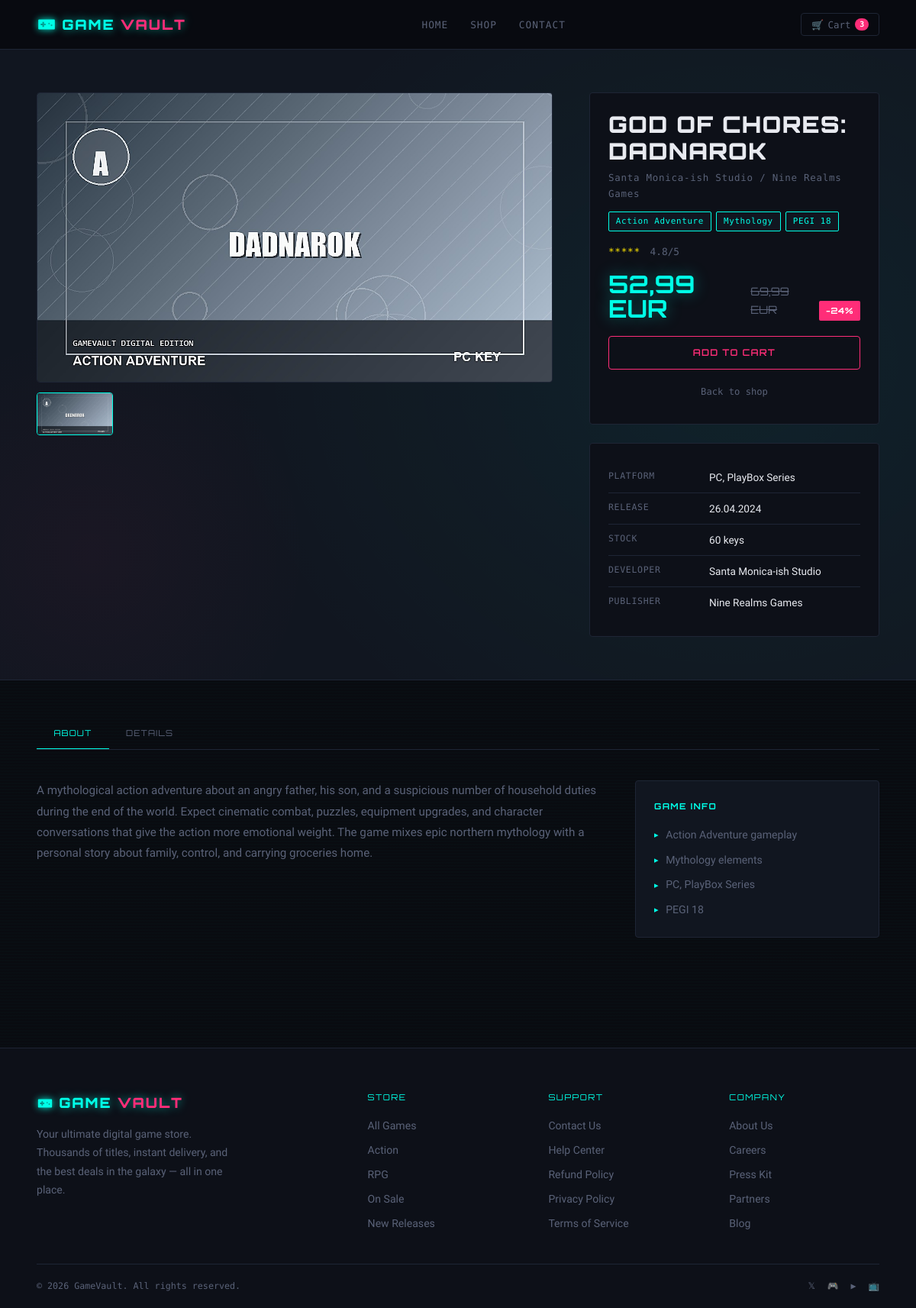
The page /public/game.php?slug=god-of-chores-dadnarok on the database its author committed.
### tables this page shows
CREATE TABLE IF NOT EXISTS games (
    id INT UNSIGNED AUTO_INCREMENT PRIMARY KEY,
    title VARCHAR(150) NOT NULL,
    slug VARCHAR(170) NOT NULL UNIQUE,
    description TEXT NOT NULL,
    price DECIMAL(10, 2) NOT NULL DEFAULT 0.00,
    original_price DECIMAL(10, 2) DEFAULT NULL,
    discount_percent TINYINT UNSIGNED NOT NULL DEFAULT 0,
    image_title VARCHAR(180) NOT NULL,
    image_url VARCHAR(255) NOT NULL,
    genre VARCHAR(80) NOT NULL,
    secondary_genre VARCHAR(80) DEFAULT NULL,
    rating DECIMAL(2, 1) NOT NULL DEFAULT 0.0,
    age_rating VARCHAR(20) NOT NULL DEFAULT 'PEGI 12',
    platform VARCHAR(120) NOT NULL DEFAULT 'PC',
    developer VARCHAR(120) NOT NULL,
    publisher VARCHAR(120) NOT NULL,
    release_date DATE NOT NULL,
    stock INT UNSIGNED NOT NULL DEFAULT 0,
    is_featured TINYINT(1) NOT NULL DEFAULT 0,
    is_new_release TINYINT(1) NOT NULL DEFAULT 0,
    created_at TIMESTAMP DEFAULT CURRENT_TIMESTAMP,
    updated_at TIMESTAMP DEFAULT CURRENT_TIMESTAMP ON UPDATE CURRENT_TIMESTAMP
);

### config/config.php (called while the page is built)
<?php
return [
    'db' => [
        'host' => 'localhost',
        'name' => 'gamevault',
        'user' => 'root',
        'pass' => '',
        'charset' => 'utf8mb4',
    ],
];

### App/Core/database.php (called while the page is built)
<?php
class Database
{
    private PDO $pdo;
    public function __construct(array $dbConfig = [])
    {
        if (empty($dbConfig)) {
            $config = require __DIR__ . '/../../config/config.php';
            $dbConfig = $config['db'] ?? [];
        }
        $host = $dbConfig['host'] ?? 'localhost';
        $db = $dbConfig['name'] ?? 'gamevault';
        $user = $dbConfig['user'] ?? 'root';
        $pass = $dbConfig['pass'] ?? '';
        $charset = $dbConfig['charset'] ?? 'utf8mb4';
        $dsn = "mysql:host=$host;dbname=$db;charset=$charset";
        $options = [
            PDO::ATTR_ERRMODE => PDO::ERRMODE_EXCEPTION,
            PDO::ATTR_DEFAULT_FETCH_MODE => PDO::FETCH_ASSOC,
        ];
        try {
            $this->pdo = new PDO($dsn, $user, $pass, $options);
        } catch (PDOException $e) {
            die('Database connection failed: ' . $e->getMessage());
        }
    }
    public function getConnection(): PDO
    {
        return $this->pdo;
    }
}

### app/Repositories/GameRepository.php (called while the page is built, shortened)
<?php
require_once __DIR__ . '/../Core/database.php';
class GameRepository
{
    private PDO $pdo;
    public function __construct()
    {
        $db = new Database();
        $this->pdo = $db->getConnection();
    }
    public function getBySlug(string $slug): ?array
    {
        $stmt = $this->pdo->prepare('SELECT * FROM games WHERE slug = :slug LIMIT 1');
        $stmt->execute([':slug' => $slug]);
        $game = $stmt->fetch();
        return $game ?: null;
    }
}

### app/Core/GamePage.php (called while the page is built, shortened)
<?php
class GamePage
{
    private GameRepository $games;
    private ?array $game;
    public function __construct()
    {
        $this->games = new GameRepository();
        $this->game = $this->loadGame();
    }
    public function getGame(): ?array
    {
        return $this->game;
    }
    public function getStars(float $rating): string
    {
        $fullStars = (int) round($rating);
        $fullStars = max(0, min(5, $fullStars));
        return str_repeat('*', $fullStars) . str_repeat('-', 5 - $fullStars);
    }
    private function loadGame(): ?array
    {
        $slug = trim((string) filter_input(INPUT_GET, 'slug'));
        return $this->games->getBySlug($slug);
    }
}

### public/game.php (the view, shortened to what this page needs)
<?php
$gamePage = new GamePage();
$game = $gamePage->getGame();
require_once __DIR__ . '/../app/Views/layout/header.php';
?>
<?php if ($game === null): ?>
    <section class="tabs-section">
        <div class="container">
            <div class="game-empty">
                <h2>No game found</h2>
                <p>The game does not exist or the link is incorrect.</p>
                <a class="btn btn-magenta" href="shop.php">Back to shop</a>
            </div>
        </div>
    </section>
<?php else: ?>
    <?php
    $price = (float) $game['price'];
    $originalPrice = $game['original_price'] !== null ? (float) $game['original_price'] : null;
    $discount = (int) $game['discount_percent'];
    $releaseDate = date('d.m.Y', strtotime($game['release_date']));
    ?>
    <section class="game-hero">
        <div class="container game-hero__layout">
            <div class="game-hero__media">
                <div class="game-hero__main-thumb">
                    <img class="game-hero__image" src="<?= Helpers::e($game['image_url']) ?>" alt="<?= Helpers::e($game['image_title']) ?>">
                </div>
                <div class="game-hero__thumbs">
                    <div class="thumb-item active">
                        <img class="game-hero__image" src="<?= Helpers::e($game['image_url']) ?>" alt="<?= Helpers::e($game['image_title']) ?>">
                    </div>
                </div>
            </div>
            <aside class="game-sidebar">
                <div class="game-sidebar__box">
                    <h1 class="game-title"><?= Helpers::e($game['title']) ?></h1>
                    <p class="game-developer"><?= Helpers::e($game['developer']) ?> / <?= Helpers::e($game['publisher']) ?></p>
                    <div class="game-tags">
                        <span class="badge badge-cyan"><?= Helpers::e($game['genre']) ?></span>
                        <?php if (!empty($game['secondary_genre'])): ?>
                            <span class="badge badge-cyan"><?= Helpers::e($game['secondary_genre']) ?></span>
                        <?php endif; ?>
                        <span class="badge badge-cyan"><?= Helpers::e($game['age_rating']) ?></span>
                    </div>
                    <div class="game-rating-row">
                        <span class="rating-stars"><?= Helpers::e($gamePage->getStars((float) $game['rating'])) ?></span>
                        <span class="rating-count"><?= number_format((float) $game['rating'], 1) ?>/5</span>
                    </div>
                    <div class="game-price-row">
                        <div class="game-price"><?= $price <= 0 ? 'FREE' : Helpers::formatPrice($price) ?></div>
                        <?php if ($originalPrice !== null && $originalPrice > $price): ?>
                            <div class="game-price-original"><?= Helpers::formatPrice($originalPrice) ?></div>
                        <?php endif; ?>
                        <?php if ($discount > 0): ?>
                            <div class="game-discount-badge">-<?= $discount ?>%</div>
                        <?php endif; ?>
                    </div>
                    <div class="game-cta">
                        <button class="btn btn-magenta" type="button">Add to cart</button>
                        <a class="game-wishlist" href="shop.php">Back to shop</a>
                    </div>
                </div>
                <div class="game-sidebar__box">
                    <table class="game-info-table">
                        <tr>
                            <td>Platform</td>
                            <td><?= Helpers::e($game['platform']) ?></td>
                        </tr>
                        <tr>
                            <td>Release</td>
                            <td><?= Helpers::e($releaseDate) ?></td>
                        </tr>
                        <tr>
                            <td>Stock</td>
                            <td><?= (int) $game['stock'] ?> keys</td>
                        </tr>
                        <tr>
                            <td>Developer</td>
                            <td><?= Helpers::e($game['developer']) ?></td>
                        </tr>
                        <tr>
                            <td>Publisher</td>
                            <td><?= Helpers::e($game['publisher']) ?></td>
                        </tr>
                    </table>
                </div>
            </aside>
        </div>
    </section>
    <section class="tabs-section">
        <div class="container">
            <div class="tabs">
                <button class="tab-btn active" type="button" data-tab="about">About</button>
                <button class="tab-btn" type="button" data-tab="details">Details</button>
            </div>
            <div class="tab-panel active" data-panel="about">
                <div class="about-grid">
                    <div class="about-desc">
                        <p><?= Helpers::e($game['description']) ?></p>
                    </div>
                    <div class="about-features">
                        <h3>Game info</h3>
                        <div class="feature-list">
                            <div class="feature-item"><?= Helpers::e($game['genre']) ?> gameplay</div>
                            <?php if (!empty($game['secondary_genre'])): ?>
                                <div class="feature-item"><?= Helpers::e($game['secondary_genre']) ?> elements</div>
                            <?php endif; ?>
                            <div class="feature-item"><?= Helpers::e($game['platform']) ?></div>
                            <div class="feature-item"><?= Helpers::e($game['age_rating']) ?></div>
                        </div>
                    </div>
                </div>
            </div>
        </div>
    </section>
<?php endif; ?>
<?php require_once __DIR__ . '/../app/Views/layout/footer.php'; ?>
</body>
</html>

### public/assets/css/global.css (style rules this page uses)
:root { --bg: #090b10; --bg-card: #0d1018; --bg-mid: #111620; --border: #1e2535; --cyan: #00ffe7; --cyan-dim: #00bfad; --magenta: #ff2d78; --magenta-dim: #c41f58; --yellow: #ffe600; --white: #e8eaf0; --muted: #5a6278; --font-display: "Orbitron", sans-serif; --font-mono: "Share Tech Mono", monospace; --font-body: "Exo 2", sans-serif; --radius: 4px; --shadow-cyan: 0 0 18px rgba(0, 255, 231, 0.35); --shadow-magenta: 0 0 18px rgba(255, 45, 120, 0.35); --transition: 0.22s ease; }
*, *::before, *::after { box-sizing: border-box; margin: 0; padding: 0; }
html { scroll-behavior: smooth; }
body { background: var(--bg); color: var(--white); font-family: var(--font-body); font-weight: 400; line-height: 1.65; min-height: 100vh; overflow-x: hidden; background-image: repeating-linear-gradient( 0deg, transparent, transparent 2px, rgba(0, 255, 231, 0.012) 2px, rgba(0, 255, 231, 0.012) 4px ); }
a { color: inherit; text-decoration: none; }
img { display: block; max-width: 100%; }
button, input, select, textarea { font-family: inherit; }
.container { width: min(1200px, 92%); margin-inline: auto; }
.btn { display: inline-flex; align-items: center; gap: 0.5rem; padding: 0.65rem 1.6rem; font-family: var(--font-display); font-size: 0.72rem; font-weight: 600; letter-spacing: 0.1em; text-transform: uppercase; border: 1.5px solid var(--cyan); color: var(--cyan); background: transparent; border-radius: var(--radius); cursor: pointer; transition: background var(--transition), box-shadow var(--transition), color var(--transition); position: relative; overflow: hidden; white-space: nowrap; }
.btn::before { content: ""; position: absolute; inset: 0; background: rgba(0, 0, 0, 0.255); opacity: 0; transition: opacity var(--transition); }
.btn-magenta { border-color: var(--magenta); color: var(--magenta); }
.btn-magenta::before { background: var(--magenta); }
.badge { display: inline-block; padding: 0.2rem 0.55rem; font-family: var(--font-mono); font-size: 0.68rem; letter-spacing: 0.06em; border-radius: 2px; background: var(--bg-mid); border: 1px solid var(--border); color: var(--muted); }
.badge-cyan { border-color: var(--cyan); color: var(--cyan); }

### rows shown on the page
games: image_url (picture), title "GOD OF CHORES: DADNAROK", developer "Santa Monica-ish Studio", publisher "Nine Realms Games", genre "Action Adventure", secondary_genre "Mythology", age_rating "PEGI 18", rating "*****", rating "4.8", price "52,99 EUR", original_price "69,99 EUR", discount_percent "24", platform "PC, PlayBox Series", release_date "26.04.2024", stock "60", description "A mythological action adventure about an angry father, his son, and a suspicious number of household duties during the end of the world. Expect cinematic combat, puzzles, equipment upgrades, and character conversations that give the action more emotional weight. The game mixes epic northern mythology with a personal story about family, control, and carrying groceries home."

### other values the page prints
$item['name'] "HOME"
$item['name'] "SHOP"
$item['name'] "CONTACT"
